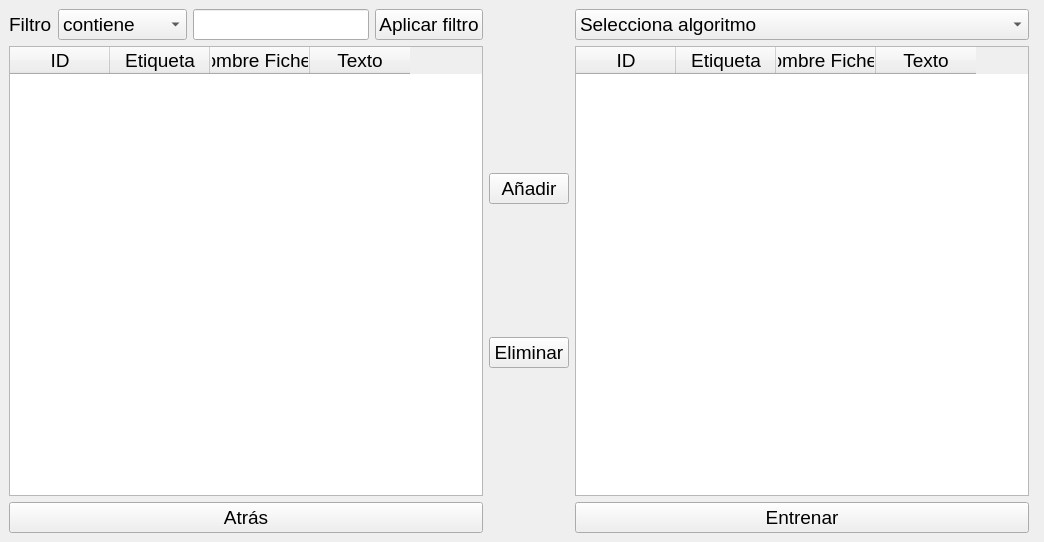
<?xml version="1.0" encoding="UTF-8"?>
<ui version="4.0">
 <class>MainWindow</class>
 <widget class="QMainWindow" name="MainWindow">
  <property name="geometry">
   <rect>
    <x>0</x>
    <y>0</y>
    <width>1044</width>
    <height>542</height>
   </rect>
  </property>
  <property name="font">
   <font>
    <pointsize>14</pointsize>
   </font>
  </property>
  <property name="windowTitle">
   <string>Entrenamiento</string>
  </property>
  <widget class="QWidget" name="centralwidget">
   <layout class="QGridLayout" name="gridLayout">
    <item row="1" column="6">
     <widget class="QTableWidget" name="tableWidget_reviews_to_train">
      <property name="font">
       <font>
        <pointsize>14</pointsize>
       </font>
      </property>
      <property name="selectionBehavior">
       <enum>QAbstractItemView::SelectRows</enum>
      </property>
      <column>
       <property name="text">
        <string>ID</string>
       </property>
      </column>
      <column>
       <property name="text">
        <string>Etiqueta</string>
       </property>
      </column>
      <column>
       <property name="text">
        <string>Nombre Fichero</string>
       </property>
      </column>
      <column>
       <property name="text">
        <string>Texto</string>
       </property>
      </column>
     </widget>
    </item>
    <item row="1" column="0">
     <widget class="QTableWidget" name="tableWidget_reviews">
      <property name="font">
       <font>
        <pointsize>14</pointsize>
       </font>
      </property>
      <property name="selectionBehavior">
       <enum>QAbstractItemView::SelectRows</enum>
      </property>
      <column>
       <property name="text">
        <string>ID</string>
       </property>
      </column>
      <column>
       <property name="text">
        <string>Etiqueta</string>
       </property>
      </column>
      <column>
       <property name="text">
        <string>Nombre Fichero</string>
       </property>
      </column>
      <column>
       <property name="text">
        <string>Texto</string>
       </property>
      </column>
     </widget>
    </item>
    <item row="0" column="0">
     <layout class="QHBoxLayout" name="horizontalLayout">
      <item>
       <widget class="QLabel" name="label_filtro">
        <property name="text">
         <string>Filtro</string>
        </property>
       </widget>
      </item>
      <item>
       <widget class="QComboBox" name="comboBox_filtro">
        <item>
         <property name="text">
          <string>contiene</string>
         </property>
        </item>
        <item>
         <property name="text">
          <string>no contiene</string>
         </property>
        </item>
       </widget>
      </item>
      <item>
       <widget class="QLineEdit" name="lineEdit_filtro"/>
      </item>
      <item>
       <widget class="QPushButton" name="pushButton_applyfilter">
        <property name="text">
         <string>Aplicar filtro</string>
        </property>
       </widget>
      </item>
     </layout>
    </item>
    <item row="1" column="1">
     <layout class="QVBoxLayout" name="verticalLayout">
      <item>
       <widget class="QPushButton" name="pushButton_add">
        <property name="text">
         <string>Añadir</string>
        </property>
       </widget>
      </item>
      <item>
       <widget class="QPushButton" name="pushButton_remove">
        <property name="text">
         <string>Eliminar</string>
        </property>
       </widget>
      </item>
     </layout>
    </item>
    <item row="2" column="0">
     <widget class="QPushButton" name="pushButton_back">
      <property name="text">
       <string>Atrás</string>
      </property>
     </widget>
    </item>
    <item row="2" column="6">
     <widget class="QPushButton" name="pushButton_Entrenar">
      <property name="text">
       <string>Entrenar</string>
      </property>
     </widget>
    </item>
    <item row="0" column="6">
     <widget class="QComboBox" name="comboBox_algoritmo">
      <item>
       <property name="text">
        <string>Selecciona algoritmo</string>
       </property>
      </item>
      <item>
       <property name="text">
        <string>Classification Trees</string>
       </property>
      </item>
      <item>
       <property name="text">
        <string>Extra-Classification Trees</string>
       </property>
      </item>
      <item>
       <property name="text">
        <string>Random Forest</string>
       </property>
      </item>
      <item>
       <property name="text">
        <string>Naive Bayes Multinomial</string>
       </property>
      </item>
      <item>
       <property name="text">
        <string>Naive Bayes Bernoulli</string>
       </property>
      </item>
      <item>
       <property name="text">
        <string>Naive Bayes Gaussian</string>
       </property>
      </item>
      <item>
       <property name="text">
        <string>Ada Classification</string>
       </property>
      </item>
      <item>
       <property name="text">
        <string>Gradient Boosted Trees</string>
       </property>
      </item>
      <item>
       <property name="text">
        <string>Stochastic Gradient Boosted</string>
       </property>
      </item>
      <item>
       <property name="text">
        <string>K-nn</string>
       </property>
      </item>
      <item>
       <property name="text">
        <string>Radius Neighbors Classifier</string>
       </property>
      </item>
      <item>
       <property name="text">
        <string>SVM Classification</string>
       </property>
      </item>
      <item>
       <property name="text">
        <string>SVM Nu-Classification</string>
       </property>
      </item>
      <item>
       <property name="text">
        <string>SVM Linear Classification</string>
       </property>
      </item>
      <item>
       <property name="text">
        <string>Neural Network MLP</string>
       </property>
      </item>
      <item>
       <property name="text">
        <string>Gaussian Classifier</string>
       </property>
      </item>
     </widget>
    </item>
    <item row="1" column="7">
     <widget class="QWidget" name="widget_resultados" native="true"/>
    </item>
   </layout>
  </widget>
 </widget>
 <resources/>
 <connections/>
</ui>
